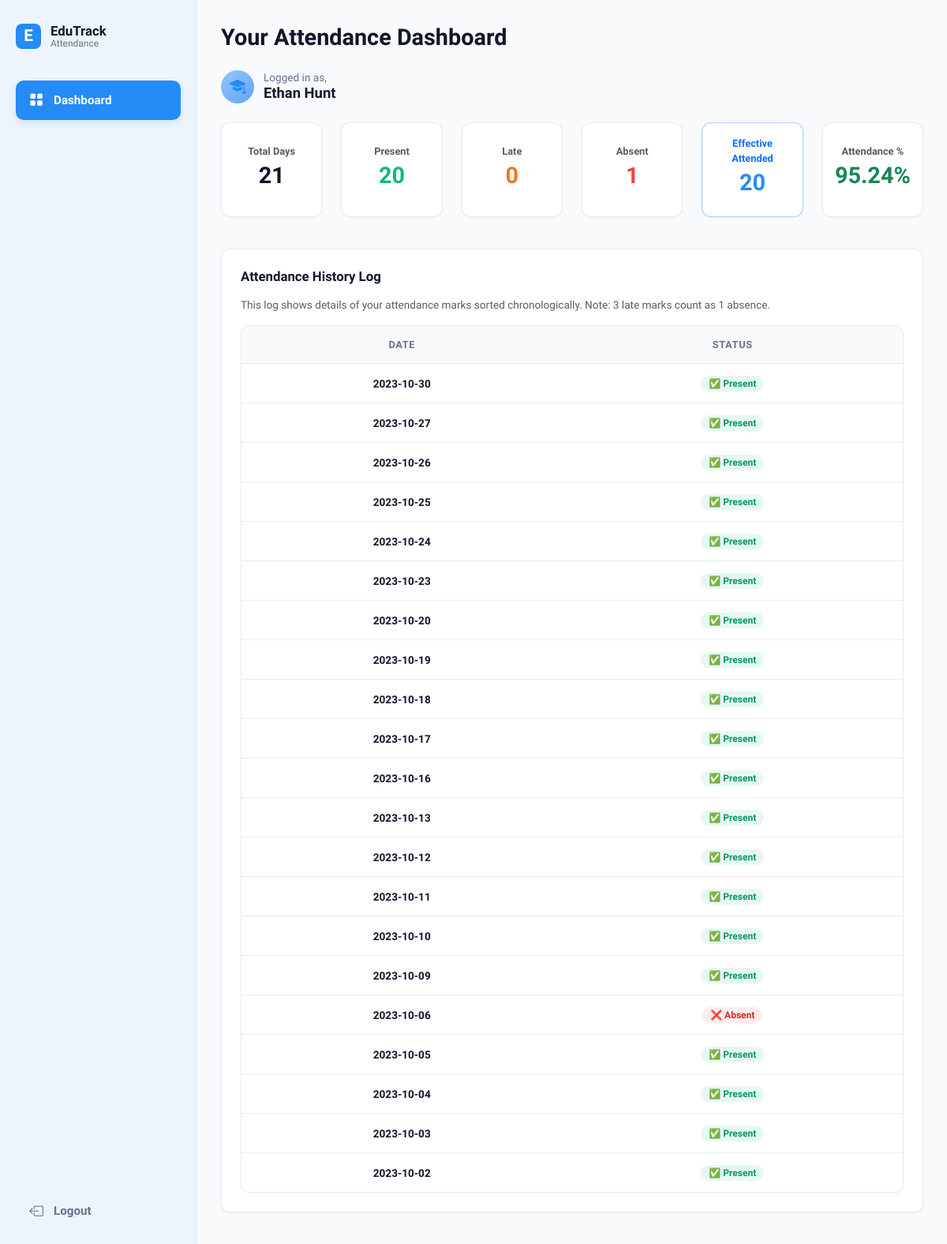
/student (signed in), run on the app's committed database.
### tables this page shows
CREATE TABLE attendance (
                id INTEGER PRIMARY KEY AUTOINCREMENT,
                student_id TEXT NOT NULL,
                attendance_date TEXT NOT NULL,
                status TEXT NOT NULL,
                UNIQUE(student_id, attendance_date),
                FOREIGN KEY (student_id) REFERENCES students(student_id) ON DELETE CASCADE
            );

### web_app.py (the view)
@app.route('/student')
def student_dashboard():
    if session.get('role') != 'student':
        return redirect(url_for('login'))
    student_id = session.get('student_id')
    try:
        conn = connect()
        cursor = conn.cursor()
        cursor.execute('''SELECT COUNT(*),
                          SUM(CASE WHEN status = "Present" THEN 1 ELSE 0 END) AS present_days,
                          SUM(CASE WHEN status = "Late" THEN 1 ELSE 0 END) AS late_days,
                          SUM(CASE WHEN status = "Absent" THEN 1 ELSE 0 END) AS absent_days
                          FROM attendance WHERE student_id = ?''', (student_id,))
        totals = cursor.fetchone()
        cursor.close()
        conn.close()
        total_days = totals[0] or 0
        present = totals[1] or 0
        late = totals[2] or 0
        absent = totals[3] or 0
        eff_present = present + late - (late // 3)
        eff_absent = absent + (late // 3)
        percentage = round((eff_present / total_days) * 100, 2) if total_days else 0
        processed_rows = []
        conn = connect()
        cursor = conn.cursor()
        cursor.execute('SELECT attendance_date, status FROM attendance WHERE student_id = ? ORDER BY attendance_date ASC', (student_id,))
        all_rows = cursor.fetchall()
        cursor.close()
        conn.close()
        late_count = 0
        chrono_processed = []
        for r in all_rows:
            date_str = r['attendance_date']
            status = r['status']
            disp_status = status
            if status == 'Late':
                late_count += 1
                if late_count % 3 == 0:
                    disp_status = 'Absent (3rd Late)'
            chrono_processed.append((date_str, disp_status))
        processed_rows = list(reversed(chrono_processed))[:100]
    except sqlite3.Error as e:
        flash(str(e), 'danger')
        processed_rows = []
        total_days = present = late = absent = eff_present = eff_absent = percentage = 0
    return render_template('student_dashboard.html',
                           rows=processed_rows,
                           total_days=total_days,
                           present=present,
                           late=late,
                           absent=absent,
                           eff_present=eff_present,
                           eff_absent=eff_absent,
                           percentage=percentage)

### web_app.py (called while the page is built)
def connect():
    conn = sqlite3.connect(DB_PATH, detect_types=sqlite3.PARSE_DECLTYPES)
    conn.row_factory = sqlite3.Row
    conn.execute('PRAGMA foreign_keys = ON')
    return conn

### templates/student_dashboard.html
{% extends 'layout.html' %}
{% block content %}
<div class="dashboard-header">
  <div class="dashboard-title-area">
    <h1>Your Attendance Dashboard</h1>
  </div>
</div>
<div class="welcome-banner">
  <div class="user-profile-summary">
    <div class="user-avatar-placeholder">
      <i class="bi bi-mortarboard-fill" style="font-size: 1.3rem; color: #258bf5;"></i>
    </div>
    <div class="welcome-text">
      <span class="welcome-subtitle">Logged in as,</span>
      <span class="welcome-title">{{ session.name }}</span>
    </div>
  </div>
</div>
<div class="row mb-4">
  <div class="col-md-2 col-sm-4 mb-3">
    <div class="card-premium text-center d-flex flex-column align-items-center justify-content-center" style="height: 120px;">
      <span class="text-muted" style="font-size: 0.8rem; font-weight: 600;">Total Days</span>
      <h3 style="font-size: 1.8rem; font-weight: 700; margin-top: 4px;">{{ total_days }}</h3>
    </div>
  </div>
  <div class="col-md-2 col-sm-4 mb-3">
    <div class="card-premium text-center d-flex flex-column align-items-center justify-content-center" style="height: 120px;">
      <span class="text-muted" style="font-size: 0.8rem; font-weight: 600;">Present</span>
      <h3 style="font-size: 1.8rem; font-weight: 700; margin-top: 4px; color: var(--success);">{{ present }}</h3>
    </div>
  </div>
  <div class="col-md-2 col-sm-4 mb-3">
    <div class="card-premium text-center d-flex flex-column align-items-center justify-content-center" style="height: 120px;">
      <span class="text-muted" style="font-size: 0.8rem; font-weight: 600;">Late</span>
      <h3 style="font-size: 1.8rem; font-weight: 700; margin-top: 4px; color: var(--warning);">{{ late }}</h3>
    </div>
  </div>
  <div class="col-md-2 col-sm-4 mb-3">
    <div class="card-premium text-center d-flex flex-column align-items-center justify-content-center" style="height: 120px;">
      <span class="text-muted" style="font-size: 0.8rem; font-weight: 600;">Absent</span>
      <h3 style="font-size: 1.8rem; font-weight: 700; margin-top: 4px; color: var(--danger);">{{ absent }}</h3>
    </div>
  </div>
  <div class="col-md-2 col-sm-4 mb-3">
    <div class="card-premium text-center d-flex flex-column align-items-center justify-content-center" style="height: 120px; border-color: rgba(37, 139, 245, 0.4);">
      <span class="text-primary" style="font-size: 0.8rem; font-weight: 600;">Effective Attended</span>
      <h3 style="font-size: 1.8rem; font-weight: 700; margin-top: 4px; color: var(--primary);">{{ eff_present }}</h3>
    </div>
  </div>
  <div class="col-md-2 col-sm-4 mb-3">
    <div class="card-premium text-center d-flex flex-column align-items-center justify-content-center" style="height: 120px;">
      <span class="text-muted" style="font-size: 0.8rem; font-weight: 600;">Attendance %</span>
      <h3 class="{% if percentage < 75.0 %}text-danger{% else %}text-success{% endif %}" style="font-size: 1.8rem; font-weight: 700; margin-top: 4px;">{{ percentage }}%</h3>
    </div>
  </div>
</div>
<div class="card-premium-action">
  <h5>Attendance History Log</h5>
  <p class="text-muted mb-3" style="font-size: 0.85rem;">This log shows details of your attendance marks sorted chronologically. Note: 3 late marks count as 1 absence.</p>
  <div class="table-premium-container">
    <table class="table-premium text-center">
      <thead>
        <tr>
          <th class="text-center">Date</th>
          <th class="text-center">Status</th>
        </tr>
      </thead>
      <tbody>
        {% if rows %}
          {% for date, status in rows %}
            <tr>
              <td><strong>{{ date }}</strong></td>
              <td>
                {% if status == 'Present' %}
                  <span class="badge badge-premium badge-premium-success">✅ Present</span>
                {% elif status == 'Late' %}
                  <span class="badge badge-premium badge-premium-warning">⚠️ Late</span>
                {% elif status == 'Absent' %}
                  <span class="badge badge-premium badge-premium-danger">❌ Absent</span>
                {% elif status == 'Absent (3rd Late)' %}
                  <span class="badge badge-premium badge-premium-danger">❌ Absent (3rd Late)</span>
                {% else %}
                  <span class="badge badge-premium badge-premium-info">{{ status }}</span>
                {% endif %}
              </td>
            </tr>
          {% endfor %}
        {% else %}
          <tr>
            <td colspan="2" class="text-center text-muted py-4">No attendance history yet.</td>
          </tr>
        {% endif %}
      </tbody>
    </table>
  </div>
</div>
{% endblock %}

### static/styles.css (style rules this page uses)
:root { --bg-primary: #f8fafc; --bg-sidebar: #eef4fc; --white: #ffffff; --text-main: #0f172a; --text-muted: #64748b; --primary: #258bf5; --primary-hover: #1d72cf; --active-tab-bg: #258bf5; --active-tab-text: #ffffff; --success: #10b981; --warning: #f97316; --danger: #ef4444; --border-color: #e2e8f0; --radius-sm: 8px; --radius-md: 12px; --radius-lg: 16px; --radius-xl: 24px; --shadow-sm: 0 1px 3px rgba(0,0,0,0.05); --shadow-md: 0 4px 6px -1px rgba(0, 0, 0, 0.05), 0 2px 4px -1px rgba(0, 0, 0, 0.03); --shadow-lg: 0 10px 15px -3px rgba(16, 24, 40, 0.04), 0 4px 6px -2px rgba(16, 24, 40, 0.02); }
* { box-sizing: border-box; margin: 0; padding: 0; }
body { background-color: var(--bg-primary); color: var(--text-main); font-family: 'Plus Jakarta Sans', 'Inter', system-ui, -apple-system, sans-serif; height: 100vh; overflow: hidden; }
.dashboard-header { display: flex; justify-content: space-between; align-items: center; margin-bottom: 24px; }
.dashboard-title-area h1 { font-size: 1.8rem; font-weight: 700; color: var(--text-main); margin: 0; }
.welcome-banner { display: flex; align-items: center; justify-content: space-between; margin-bottom: 24px; }
.user-profile-summary { display: flex; align-items: center; gap: 12px; }
.user-avatar-placeholder { width: 42px; height: 42px; border-radius: 50%; background: linear-gradient(135deg, #93c5fd, #60a5fa); color: var(--text-main); display: flex; align-items: center; justify-content: center; font-weight: 700; font-size: 1rem; overflow: hidden; }
.welcome-text { display: flex; flex-direction: column; line-height: 1.2; }
.welcome-subtitle { font-size: 0.85rem; color: var(--text-muted); margin: 0; }
.welcome-title { font-size: 1.15rem; font-weight: 700; color: var(--text-main); margin: 0; }
.card-premium { background-color: var(--white); border-radius: var(--radius-md); box-shadow: var(--shadow-sm); padding: 20px; border: 1px solid rgba(226, 232, 240, 0.8); display: flex; flex-direction: column; justify-content: space-between; height: 150px; }
.card-premium-action { background-color: var(--white); border-radius: var(--radius-md); box-shadow: var(--shadow-sm); padding: 24px; border: 1px solid rgba(226, 232, 240, 0.8); margin-bottom: 24px; }
.card-premium-action h5 { font-size: 1.05rem; font-weight: 700; color: var(--text-main); margin-bottom: 16px; }
.table-premium-container { background-color: var(--white); border-radius: var(--radius-md); box-shadow: var(--shadow-sm); border: 1px solid rgba(226, 232, 240, 0.8); overflow: hidden; }
.table-premium { width: 100%; border-collapse: collapse; }
.table-premium th { background-color: #f8fafc; color: var(--text-muted); font-weight: 600; font-size: 0.8rem; text-transform: uppercase; letter-spacing: 0.05em; padding: 14px 20px; text-align: left; border-bottom: 1px solid var(--border-color); }
.table-premium td { padding: 14px 20px; font-size: 0.85rem; color: var(--text-main); border-bottom: 1px solid rgba(226, 232, 240, 0.8); }
.table-premium tbody tr:last-child td { border-bottom: none; }
.badge-premium { display: inline-block; padding: 4px 10px; border-radius: 20px; font-size: 0.75rem; font-weight: 600; }
.badge-premium-success { background-color: rgba(16, 185, 129, 0.1); color: #059669; }
.badge-premium-danger { background-color: rgba(239, 68, 68, 0.1); color: #dc2626; }

### data on the page
attendance: attendance_date "2023-10-30", status "✅ Present"
attendance: attendance_date "2023-10-27", status "✅ Present"
attendance: attendance_date "2023-10-26", status "✅ Present"
attendance: attendance_date "2023-10-25", status "✅ Present"
attendance: attendance_date "2023-10-24", status "✅ Present"
attendance: attendance_date "2023-10-23", status "✅ Present"
attendance: attendance_date "2023-10-20", status "✅ Present"
attendance: attendance_date "2023-10-19", status "✅ Present"
attendance: attendance_date "2023-10-18", status "✅ Present"
attendance: attendance_date "2023-10-17", status "✅ Present"
attendance: attendance_date "2023-10-16", status "✅ Present"
attendance: attendance_date "2023-10-13", status "✅ Present"
attendance: attendance_date "2023-10-12", status "✅ Present"
attendance: attendance_date "2023-10-11", status "✅ Present"
attendance: attendance_date "2023-10-10", status "✅ Present"
attendance: attendance_date "2023-10-09", status "✅ Present"
attendance: attendance_date "2023-10-06", status "❌ Absent"
attendance: attendance_date "2023-10-05", status "✅ Present"
attendance: attendance_date "2023-10-04", status "✅ Present"
attendance: attendance_date "2023-10-03", status "✅ Present"
attendance: attendance_date "2023-10-02", status "✅ Present"

### other printed values
{{ session.name }} "Ethan Hunt"
{{ total_days }} "21"
{{ present }} "20"
{{ late }} "0"
{{ absent }} "1"
{{ eff_present }} "20"
{{ percentage }} "95.24"
